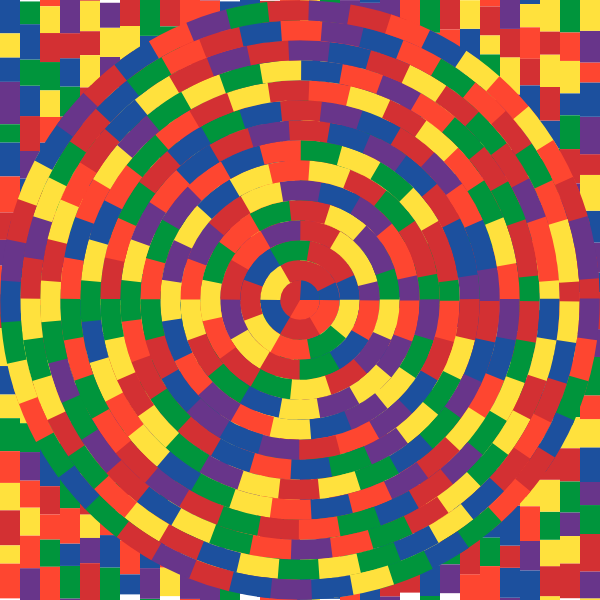
Frame 1 (no input)
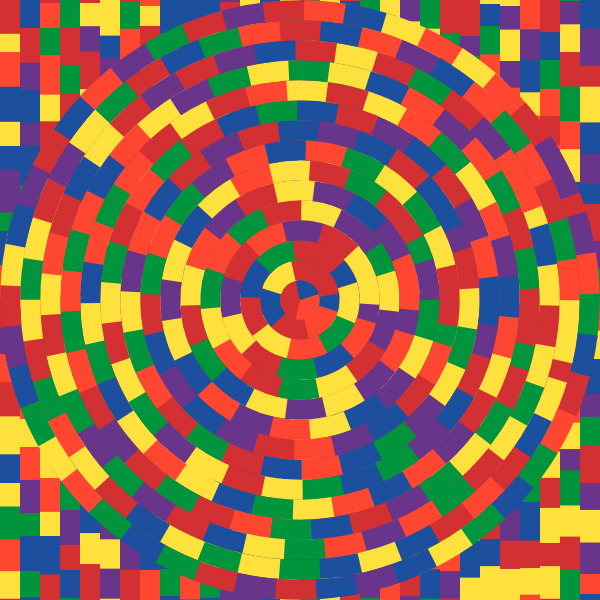
Frame 60 (no input)
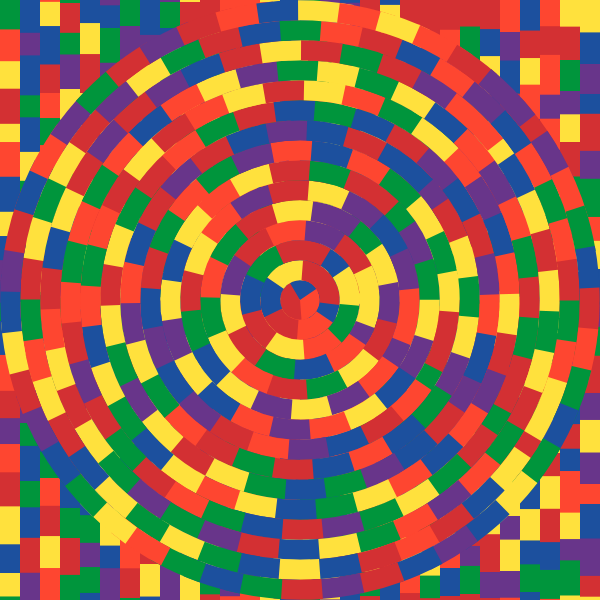
Frame 120 (the mouse pressed at the canvas centre since frame 60)

The p5.js sketch that drew these frames (run headless with seeded random() and noise() and a simulated clock; from frame 60 on, the mouse is pressed at the canvas centre):

// p5.js sketch
// ── sketch.js
let nCircles = 15;
let nLines = 30;
let thickness = 20;

let colors;
let circleDistrib;
let lineDistrib;

let y0 = 0;

function setup() {
  createCanvas(600, 600);
  colorMode(HSB, 100);
  strokeWeight(thickness);
  strokeCap(SQUARE);
  noFill();
  //noLoop();

  initColors();
  initCircleDistrib();
  initLineDistrib();
}

function draw() {
  //background(colors[0]);

  // Background lines

  for (let i = 0; i < nLines; i += 2) {
    // going down
    let x = (i + 1 / 2) * thickness;
    let y = -height;
    let j = 0;
    while (y < height) {
      let y1 = y + height / 20;
      stroke(colors[lineDistrib[i][j]]);
      line(
        x,
        y + y0 + noise(i, (j - 1) % 20) * 20 - 10,
        x,
        y1 + y0 + noise(i, j % 20) * 20 - 10
      );
      y = y1;
      j++;
    }
  }

  for (let i = 1; i < nLines; i += 2) {
    // going up
    let x = (i + 1 / 2) * thickness;
    let y = 2 * height;
    let j = 0;
    while (y > 0) {
      let y1 = y - height / 20;
      stroke(colors[lineDistrib[i][j]]);
      line(
        x,
        y - y0 + noise(i, (j - 1) % 20) * 20 - 10,
        x,
        y1 - y0 + noise(i, j % 20) * 20 - 10
      );
      y = y1;
      j++;
    }
  }

  y0 = (y0 + 1.5) % height;

  // Arcs

  let t = frameCount / 200;

  for (let i = 1; i <= nCircles; i++) {
    let sg = i % 2 === 0 ? 1 : -1;
    let r = (2 * i - 1) * thickness;
    if (i > 1) {
      r -= 0.5; // avoids having thin white films between circles
    }
    for (let j = 0; j < 3 * i; j++) {
      stroke(colors[circleDistrib[i][j]]);
      arc(
        width / 2,
        height / 2,
        r,
        r,
        sg * t + TWO_PI * ((j - 1) / (3 * i)),
        sg * t + TWO_PI * (j / (3 * i)) + (noise(i, j) * HALF_PI) / i
      );
    }
  }
}

function initColors() {
  colors = [];
  for (let i = 0; i < 6; i++) {
    colors.push(color((100 * i) / 6, 90, 80));
  }
  colors = ["#FFE13D", "#FE4630", "#D33033", "#68358A", "#1C509E", "#00953C"];
}

function initCircleDistrib() {
  circleDistrib = [];
  for (let i = 0; i <= nCircles; i++) {
    let distrib = [];
    for (let j = 0; j < 3 * i; j++) {
      let choice = floor(random(colors.length));
      while (
        (j > 0 && choice === distrib[j - 1]) ||
        (j === 3 * i - 1 && choice === distrib[0])
      ) {
        choice = floor(random(colors.length));
      }
      distrib.push(choice);
    }
    circleDistrib.push(distrib);
  }
}

function initLineDistrib() {
  lineDistrib = [];
  for (let i = 0; i <= nLines; i++) {
    let distrib = [];
    for (let j = 0; j < 20; j++) {
      let choice = floor(random(colors.length));
      while (
        (j > 0 && choice === distrib[j - 1]) ||
        (i > 0 && choice === lineDistrib[i - 1][j]) ||
        (j === 19 && choice === distrib[0])
      ) {
        choice = floor(random(colors.length));
      }
      distrib.push(choice);
    }
    for (let j = 0; j < 20; j++) {
      distrib.push(distrib[j]);
    }
    lineDistrib.push(distrib);
  }
}

// ── movement.html
<!doctype html>

<html lang="en">
<head>
  <meta charset="utf-8">

  <title>Movement</title>
  <script src="https://cdn.jsdelivr.net/npm/p5@1.0.0/lib/p5.js"></script>
  <script src="sketch.js"></script>
 

</head>

<body>
  <script src="js/scripts.js"></script>

  
</body>
</html>
